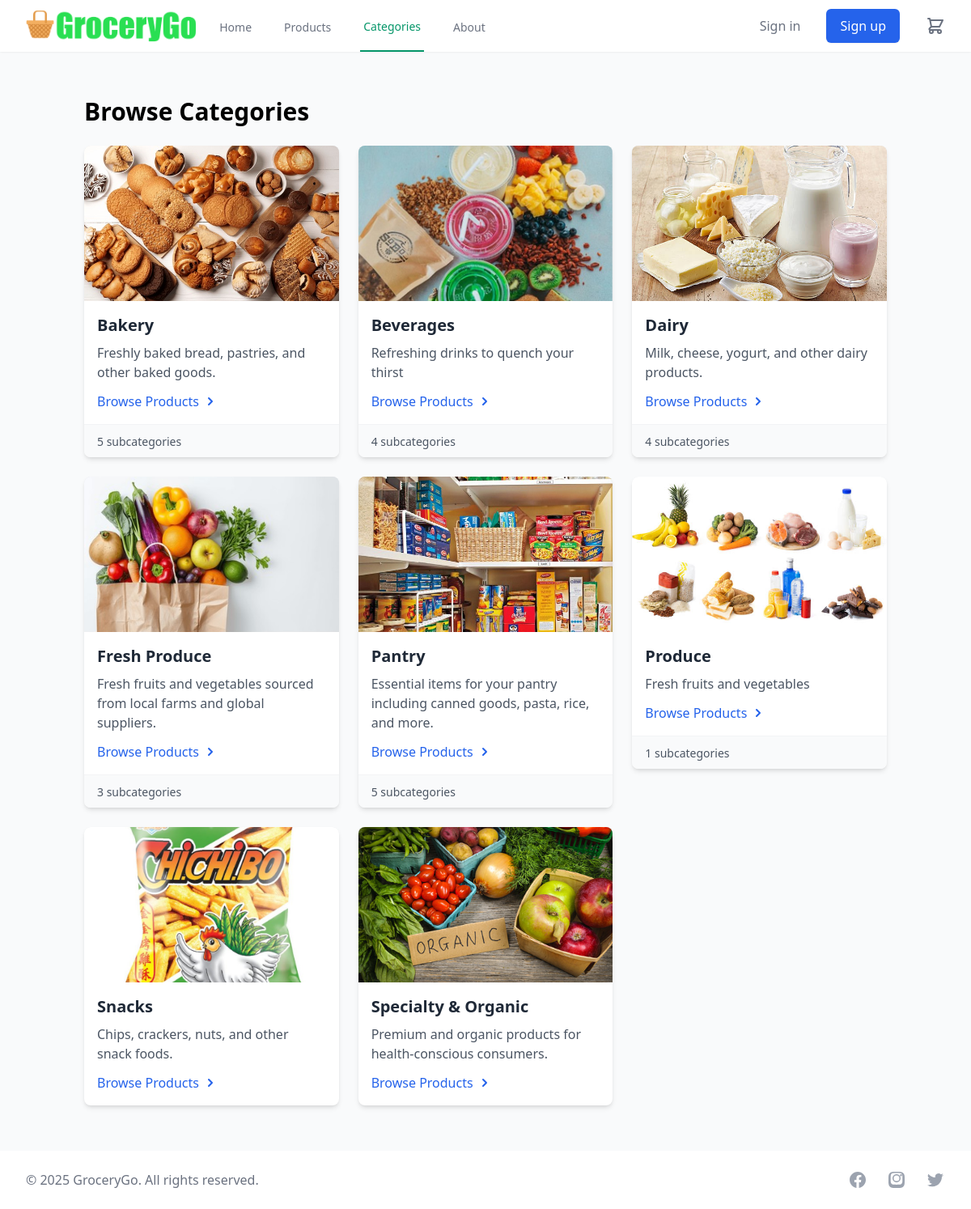
Page /products/categories/ on the committed database.
### products/models.py (models this page shows, shortened)
class Category(models.Model):
    name = models.CharField(max_length=100, unique=True)
    slug = models.SlugField(max_length=100, unique=True, blank=True)
    description = models.TextField(blank=True)
    image = models.ImageField(upload_to="categories/", blank=True, null=True)
    parent = models.ForeignKey(
        "self", on_delete=models.CASCADE, null=True, blank=True, related_name="children"
    )
    active = models.BooleanField(default=True)
    created_at = models.DateTimeField(auto_now_add=True)
    updated_at = models.DateTimeField(auto_now=True)
    class Meta:
        verbose_name = "Category"
        verbose_name_plural = "Categories"
        ordering = ["name"]

### products/views.py (the view)
# urls.py: path("categories/", views.categories_view, name="category_list"),
def categories_view(request):
    categories = Category.objects.filter(active=True, parent=None)
    for category in categories:
        category.subcategory_count = category.children.filter(active=True).count()
    return render(
        request,
        "products/categories.html",
        {
            "categories": categories,
        },
    )

### templates/products/categories.html (shortened to what this page needs)
{% extends 'base.html' %}
{% load static %}
{% block content %}
<div class="container mx-auto px-4 py-8">
    <h1 class="text-3xl font-bold mb-6">Browse Categories</h1>
    <div class="grid grid-cols-1 md:grid-cols-2 lg:grid-cols-3 gap-6">
        {% for category in categories %}
            <a href="{% url 'products:category_detail' category.slug %}" class="block">
                <div class="bg-white rounded-lg shadow-md overflow-hidden hover:shadow-lg transition-shadow duration-300">
                    <div class="h-48 bg-gray-200 relative">
                        {% if category.image %}
                            <img src="{{ category.image.url }}" alt="{{ category.name }}" class="w-full h-full object-cover">
                        {% else %}
                            <div class="flex items-center justify-center h-full bg-gray-100">
                                <img src="{% static 'images/placeholder-category.png' %}" alt="Category placeholder" class="w-24 h-24 opacity-50">
                            </div>
                        {% endif %}
                    </div>
                    <div class="p-4">
                        <h2 class="text-xl font-semibold text-gray-800">{{ category.name }}</h2>
                        {% if category.description %}
                            <p class="text-gray-600 mt-2">{{ category.description|truncatechars:100 }}</p>
                        {% endif %}
                        <div class="mt-3 text-blue-600 font-medium flex items-center">
                            Browse Products
                            <svg xmlns="http://www.w3.org/2000/svg" class="h-5 w-5 ml-1" viewBox="0 0 20 20" fill="currentColor">
                                <path fill-rule="evenodd" d="M7.293 14.707a1 1 0 010-1.414L10.586 10 7.293 6.707a1 1 0 011.414-1.414l4 4a1 1 0 010 1.414l-4 4a1 1 0 01-1.414 0z" clip-rule="evenodd" />
                            </svg>
                        </div>
                    </div>
                    {% if category.subcategory_count %}
                        <div class="px-4 py-2 bg-gray-50 border-t border-gray-100">
                            <span class="text-sm text-gray-600">{{ category.subcategory_count }} subcategories</span>
                        </div>
                    {% endif %}
                </div>
            </a>
        {% empty %}
            <div class="col-span-full text-center py-8">
                <p class="text-gray-500 text-lg">No categories found. Please check back later.</p>
            </div>
        {% endfor %}
    </div>
</div>
{% endblock %}

### rows in the picture
Category: image (picture), name "Bakery", description "Freshly baked bread, pastries, and other baked goods.", subcategory_count "5"
Category: image (picture), name "Beverages", description "Refreshing drinks to quench your thirst", subcategory_count "4"
Category: image (picture), name "Dairy", description "Milk, cheese, yogurt, and other dairy products.", subcategory_count "4"
Category: image (picture), name "Fresh Produce", description "Fresh fruits and vegetables sourced from local farms and global suppliers.", subcategory_count "3"
Category: image (picture), name "Pantry", description "Essential items for your pantry including canned goods, pasta, rice, and more.", subcategory_count "5"
Category: image (picture), name "Produce", description "Fresh fruits and vegetables", subcategory_count "1"
Category: image (picture), name "Snacks", description "Chips, crackers, nuts, and other snack foods."
Category: image (picture), name "Specialty & Organic", description "Premium and organic products for health-conscious consumers."
